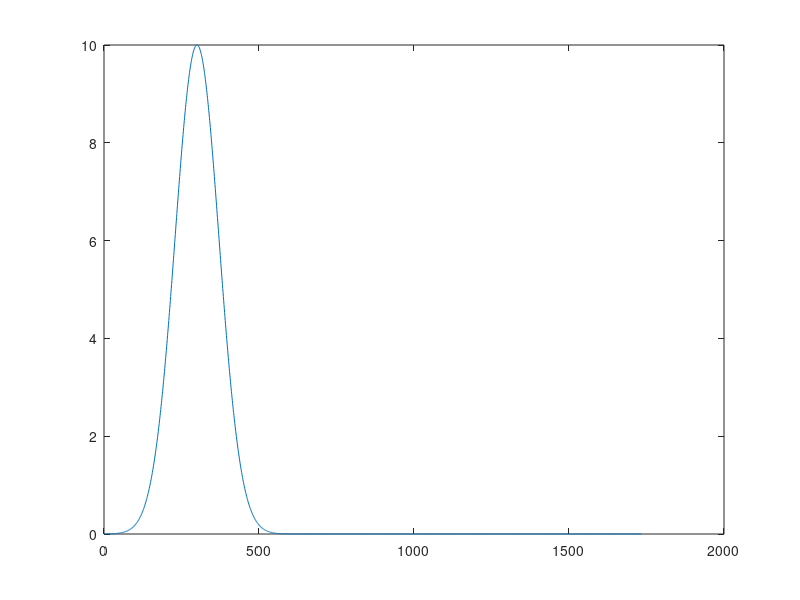

This chart was generated by the following MATLAB code: (Note: this script raises an error after producing the figure.)
clc
clear all
close all


%   强迫激励源
% 

% % % 
% % % g = inline('t^2');
% % % argnames(g);
% % % a = 1;
% % % b = 2;
% % % c = 30;
% % % f = @(x,y) a*x.^2 + b*x + c*y;
% % % a=[1,1];
% % % b=[1,2];
% % % f(1, b)

n=1:1733;

% Esource=exp( -((n-800)/100).^2);

% Ess=sin(2*pi*5e9*n*1/5e9/200);
% Es=10*exp( -((n-8000)/100).^2).*sin(2*pi*5e9*(n-800)*1e-9/3000);
% % subplot(3,2,1)


Es=10*exp( -((n-300)/100).^2);
plot(n,Es)

% Fs=fft(Ess);
% Fsab=abs(Fs);
% figure

plot(linspace(0,5e9,length(Fsab)),Fsab)
% figure

% plot(exp(-(pi*1000*).^2))



